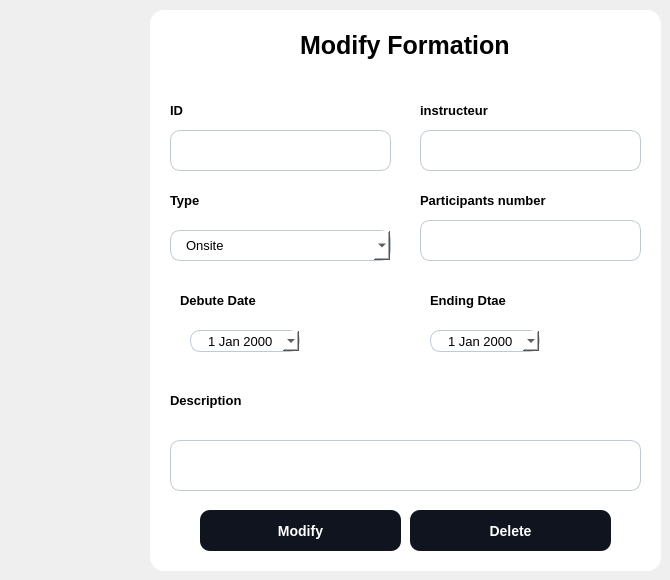
           <widget class="QWidget" name="page_15">
            <widget class="QWidget" name="add_container_6" native="true">
             <property name="geometry">
              <rect>
               <x>150</x>
               <y>10</y>
               <width>511</width>
               <height>561</height>
              </rect>
             </property>
             <property name="styleSheet">
              <string notr="true">background-color :white ; 
border-radius :14px ; 
</string>
             </property>
             <widget class="QPushButton" name="modify_formation">
              <property name="geometry">
               <rect>
                <x>50</x>
                <y>500</y>
                <width>201</width>
                <height>41</height>
               </rect>
              </property>
              <property name="cursor">
               <cursorShape>PointingHandCursor</cursorShape>
              </property>
              <property name="styleSheet">
               <string notr="true">QPushButton {
	background-color:#0F141E ; 
	border-radius:10px ; 
	color : white ; 
	font-size:14px ; 
	font-weight:bold; 
}

QPushButton::hover {
	background-color:#4AC7EA ; 
	color:white ; 
}</string>
              </property>
              <property name="text">
               <string>Modify</string>
              </property>
             </widget>
             <widget class="QPushButton" name="delete_formation">
              <property name="geometry">
               <rect>
                <x>260</x>
                <y>500</y>
                <width>201</width>
                <height>41</height>
               </rect>
              </property>
              <property name="cursor">
               <cursorShape>PointingHandCursor</cursorShape>
              </property>
              <property name="styleSheet">
               <string notr="true">QPushButton {
	background-color:#0F141E ; 
	border-radius:10px ; 
	color : white ; 
	font-size:14px ; 
	font-weight:bold; 
}

QPushButton::hover {
	background-color:#D60002 ; 
	color:white ; 
}</string>
              </property>
              <property name="text">
               <string>Delete</string>
              </property>
             </widget>
             <widget class="QTextEdit" name="description_3">
              <property name="geometry">
               <rect>
                <x>20</x>
                <y>430</y>
                <width>471</width>
                <height>51</height>
               </rect>
              </property>
              <property name="styleSheet">
               <string notr="true">
	background-color:white ; 
	border-radius:10px ; 
	font-size:13px ; 
	padding : 15px 0 0 15px ; 
	border:1px solid #BFC9D3 ; 

</string>
              </property>
             </widget>
             <widget class="QLabel" name="label_45">
              <property name="geometry">
               <rect>
                <x>20</x>
                <y>380</y>
                <width>81</width>
                <height>21</height>
               </rect>
              </property>
              <property name="styleSheet">
               <string notr="true">font-size:13px;
font-weight:bold ; </string>
              </property>
              <property name="text">
               <string>Description</string>
              </property>
             </widget>
             <widget class="QLabel" name="label_46">
              <property name="geometry">
               <rect>
                <x>30</x>
                <y>280</y>
                <width>81</width>
                <height>21</height>
               </rect>
              </property>
              <property name="styleSheet">
               <string notr="true">font-size:13px;
font-weight:bold ; </string>
              </property>
              <property name="text">
               <string>Debute Date</string>
              </property>
             </widget>
             <widget class="QLabel" name="label_47">
              <property name="geometry">
               <rect>
                <x>280</x>
                <y>280</y>
                <width>81</width>
                <height>21</height>
               </rect>
              </property>
              <property name="styleSheet">
               <string notr="true">font-size:13px;
font-weight:bold ; </string>
              </property>
              <property name="text">
               <string>Ending Dtae</string>
              </property>
             </widget>
             <widget class="QDateEdit" name="dateDebut_3">
              <property name="geometry">
               <rect>
                <x>40</x>
                <y>320</y>
                <width>110</width>
                <height>22</height>
               </rect>
              </property>
              <property name="styleSheet">
               <string notr="true">
	background-color:white ; 
	border-radius:10px ; 
	font-size:13px ; 
	padding-left : 15px ; 
	border:1px solid #BFC9D3 ; 
</string>
              </property>
              <property name="calendarPopup">
               <bool>true</bool>
              </property>
             </widget>
             <widget class="QDateEdit" name="dateFin_3">
              <property name="geometry">
               <rect>
                <x>280</x>
                <y>320</y>
                <width>110</width>
                <height>22</height>
               </rect>
              </property>
              <property name="styleSheet">
               <string notr="true">
	background-color:white ; 
	border-radius:10px ; 
	font-size:13px ; 
	padding-left : 15px ; 
	border:1px solid #BFC9D3 ; 
</string>
              </property>
              <property name="calendarPopup">
               <bool>true</bool>
              </property>
             </widget>
             <widget class="QComboBox" name="type_formation_2">
              <property name="geometry">
               <rect>
                <x>20</x>
                <y>220</y>
                <width>221</width>
                <height>31</height>
               </rect>
              </property>
              <property name="styleSheet">
               <string notr="true">
	background-color:white ; 
	border-radius:10px ; 
	font-size:13px ; 
	padding-left : 15px ; 
	border:1px solid #BFC9D3 ; 
</string>
              </property>
              <item>
               <property name="text">
                <string>Onsite</string>
               </property>
              </item>
              <item>
               <property name="text">
                <string>Online</string>
               </property>
              </item>
             </widget>
             <widget class="QLineEdit" name="nbParticipants_2">
              <property name="geometry">
               <rect>
                <x>270</x>
                <y>210</y>
                <width>221</width>
                <height>41</height>
               </rect>
              </property>
              <property name="styleSheet">
               <string notr="true">
	background-color:white ; 
	border-radius:10px ; 
	font-size:13px ; 
	padding-left : 15px ; 
	border:1px solid #BFC9D3 ; 
</string>
              </property>
             </widget>
             <widget class="QLabel" name="label_42">
              <property name="geometry">
               <rect>
                <x>20</x>
                <y>180</y>
                <width>31</width>
                <height>21</height>
               </rect>
              </property>
              <property name="styleSheet">
               <string notr="true">font-size:13px;
font-weight:bold ; </string>
              </property>
              <property name="text">
               <string>Type</string>
              </property>
             </widget>
             <widget class="QLabel" name="label_43">
              <property name="geometry">
               <rect>
                <x>270</x>
                <y>180</y>
                <width>141</width>
                <height>21</height>
               </rect>
              </property>
              <property name="styleSheet">
               <string notr="true">font-size:13px;
font-weight:bold ; </string>
              </property>
              <property name="text">
               <string>Participants number</string>
              </property>
             </widget>
             <widget class="QLabel" name="label_48">
              <property name="geometry">
               <rect>
                <x>20</x>
                <y>90</y>
                <width>21</width>
                <height>21</height>
               </rect>
              </property>
              <property name="styleSheet">
               <string notr="true">font-size:13px;
font-weight:bold ; </string>
              </property>
              <property name="text">
               <string>ID</string>
              </property>
             </widget>
             <widget class="QLabel" name="title1_4">
              <property name="geometry">
               <rect>
                <x>150</x>
                <y>20</y>
                <width>231</width>
                <height>31</height>
               </rect>
              </property>
              <property name="styleSheet">
               <string notr="true">
	font-size: 25px ; 
	font-weight:bold ; 
</string>
              </property>
              <property name="text">
               <string>Modify Formation</string>
              </property>
             </widget>
             <widget class="QLabel" name="label_44">
              <property name="geometry">
               <rect>
                <x>270</x>
                <y>90</y>
                <width>81</width>
                <height>21</height>
               </rect>
              </property>
              <property name="styleSheet">
               <string notr="true">font-size:13px;
font-weight:bold ; </string>
              </property>
              <property name="text">
               <string>instructeur</string>
              </property>
             </widget>
             <widget class="QLineEdit" name="ID_formation_2">
              <property name="enabled">
               <bool>false</bool>
              </property>
              <property name="geometry">
               <rect>
                <x>20</x>
                <y>120</y>
                <width>221</width>
                <height>41</height>
               </rect>
              </property>
              <property name="styleSheet">
               <string notr="true">
	background-color:white ; 
	border-radius:10px ; 
	font-size:13px ; 
	padding-left : 15px ; 
	border:1px solid #BFC9D3 ; 
</string>
              </property>
             </widget>
             <widget class="QLineEdit" name="instructeur_2">
              <property name="geometry">
               <rect>
                <x>270</x>
                <y>120</y>
                <width>221</width>
                <height>41</height>
               </rect>
              </property>
              <property name="styleSheet">
               <string notr="true">
	background-color:white ; 
	border-radius:10px ; 
	font-size:13px ; 
	padding-left : 15px ; 
	border:1px solid #BFC9D3 ; 
</string>
              </property>
             </widget>
            </widget>
           </widget>
